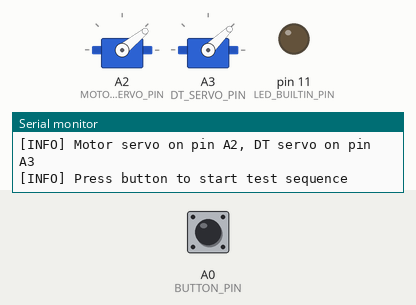
This sketch was run on a simulated Arduino Uno, built with avr-gcc and run on an emulated ATmega328P. Parts: 2 × servo, output pins drawn as LEDs (lit = HIGH), the last lines printed to the serial monitor. Inputs (shaded band) come from the test bench; at power-on: A0 (BUTTON_PIN) HIGH.

Above: at 1.3 s.
1.4 s: A0 (BUTTON_PIN) pulled LOW for 0.15 s
At 8.5 s:
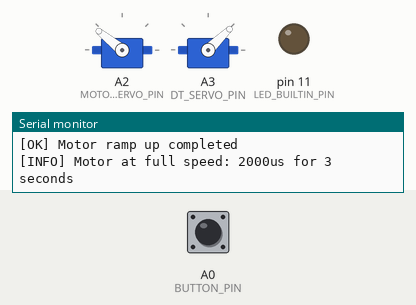
At 17.3 s:
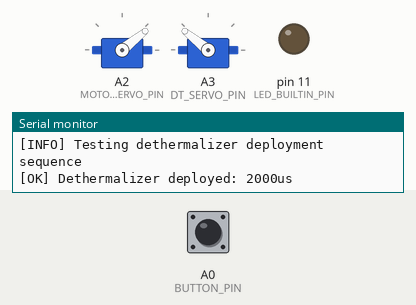
Timing chart, 0 to 32.4 s (numbered marks = the images above; inputs shaded):
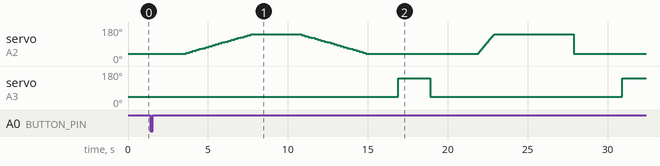

The sketch:

ServoTest.ino
```cpp
/*
 * ServoTest.ino - Servo/PWM Interface Test Application
 *
 * Tests standard Arduino Servo library with dual servo control
 * for motor ESC and dethermalizer deployment simulation.
 *
 * Hardware Requirements:
 * - Adafruit QT Py SAMD21
 * - Two servo connections (Motor ESC and Dethermalizer)
 * - Push button connected to A0 for test control
 *
 * Serial Output: 9600 baud
 *
 * Test validates:
 * - Servo library initialization and attachment
 * - PWM pulse width control (950us to 2000us range)
 * - Motor ESC speed ramp sequences
 * - Dethermalizer deployment/retract sequences
 * - Timing accuracy and servo response
 */

#include <Arduino.h>
#include <Servo.h>

// Hardware pin definitions (QtPY SAMD21 via Signal Distribution MkII)
const int MOTOR_SERVO_PIN = A2;      // Pin for motor ESC control (ESC0)
const int DT_SERVO_PIN = A3;         // Pin for dethermalizer servo (CH1)
const int BUTTON_PIN = A0;           // Push button for test control
const int LED_BUILTIN_PIN = 11;      // Onboard NeoPixel (for status)

// Servo objects
Servo motorServo;
Servo dtServo;

// Servo control parameters (matching E36-Timer values)
const int MIN_SPEED = 95;        // 95 -> 950us pulse (motor idle)
const int MAX_SPEED = 200;       // 200 -> 2000us pulse (motor full)
const int DT_RETRACT = 1000;     // 1000us pulse (dethermalizer retracted)
const int DT_DEPLOY = 2000;      // 2000us pulse (dethermalizer deployed)

// Test configuration
const unsigned long TEST_DURATION = 60000;    // 60 second test duration
const unsigned long RAMP_STEP_TIME = 200;     // 200ms per speed step
const unsigned long DT_DEPLOY_TIME = 2000;    // 2 second deploy hold
const unsigned long SEQUENCE_PAUSE = 3000;    // 3 second pause between sequences

// Test state management
enum TestPhase {
  PHASE_ANNOUNCE_MOTOR,
  PHASE_MOTOR_RAMP_UP,
  PHASE_MOTOR_FULL_SPEED,
  PHASE_MOTOR_RAMP_DOWN,
  PHASE_ANNOUNCE_DT,
  PHASE_DT_DEPLOY,
  PHASE_DT_RETRACT,
  PHASE_ANNOUNCE_COMBINED,
  PHASE_COMBINED_SEQUENCE,
  PHASE_COMPLETE
};

TestPhase currentPhase = PHASE_ANNOUNCE_MOTOR;
unsigned long phaseStartTime = 0;
unsigned long testStartTime = 0;
int phaseStep = 0;
bool phaseMessageSent = false;
bool testActive = false;
bool buttonPressed = false;

// Test statistics
int motorRampCycles = 0;
int dtDeployCycles = 0;
int combinedSequences = 0;

void setup() {
  // Initialize serial communication
  Serial.begin(9600);
  while (!Serial) {
    ; // Wait for serial port to connect
  }

  Serial.println(F("[APP] ServoTest"));

  // Report board identification
  #if defined(ADAFRUIT_QTPY_M0)
    Serial.println(F("[BOARD] Adafruit QtPY SAMD21 (QTPY_M0)"));
  #elif defined(ARDUINO_SAMD_QTPY_M0)
    Serial.println(F("[BOARD] Adafruit QtPY SAMD21 (SAMD_QTPY_M0)"));
  #elif defined(ARDUINO_ARCH_SAMD)
    Serial.println(F("[BOARD] SAMD21 Compatible Board"));
  #else
    Serial.println(F("[BOARD] Unknown Arduino Board"));
  #endif

  // Initialize button
  pinMode(BUTTON_PIN, INPUT_PULLUP);

  // Initialize status LED
  pinMode(LED_BUILTIN_PIN, OUTPUT);
  digitalWrite(LED_BUILTIN_PIN, LOW);

  // Initialize servos
  motorServo.attach(MOTOR_SERVO_PIN);
  dtServo.attach(DT_SERVO_PIN);

  // Set servos to safe initial positions
  motorServo.writeMicroseconds(MIN_SPEED * 10);  // Motor idle
  dtServo.writeMicroseconds(DT_RETRACT);         // DT retracted

  Serial.println(F("[INFO] Servo Test Application Initialized"));
  Serial.println(F("[INFO] Motor servo on pin A2, DT servo on pin A3"));
  Serial.println(F("[INFO] Press button to start test sequence"));
  Serial.println();
}

void loop() {
  // Check for button press to start test
  if (!testActive && digitalRead(BUTTON_PIN) == LOW) {
    if (!buttonPressed) {
      buttonPressed = true;
      delay(50); // Simple debounce
      startServoTest();
    }
  } else if (digitalRead(BUTTON_PIN) == HIGH) {
    buttonPressed = false;
  }

  if (!testActive) {
    return;
  }

  unsigned long currentTime = millis();

  // Check for overall test timeout
  if (currentTime - testStartTime > TEST_DURATION) {
    completeServoTest();
    return;
  }

  // Execute current test phase
  executeCurrentPhase(currentTime);

  // Small delay to prevent excessive polling
  delay(10);
}

void executeCurrentPhase(unsigned long currentTime) {
  unsigned long phaseElapsed = currentTime - phaseStartTime;

  switch (currentPhase) {
    case PHASE_ANNOUNCE_MOTOR:
      executeAnnounceMotor(phaseElapsed);
      break;

    case PHASE_MOTOR_RAMP_UP:
      executeMotorRampUp(phaseElapsed);
      break;

    case PHASE_MOTOR_FULL_SPEED:
      executeMotorFullSpeed(phaseElapsed);
      break;

    case PHASE_MOTOR_RAMP_DOWN:
      executeMotorRampDown(phaseElapsed);
      break;

    case PHASE_ANNOUNCE_DT:
      executeAnnounceDT(phaseElapsed);
      break;

    case PHASE_DT_DEPLOY:
      executeDTDeploy(phaseElapsed);
      break;

    case PHASE_DT_RETRACT:
      executeDTRetract(phaseElapsed);
      break;

    case PHASE_ANNOUNCE_COMBINED:
      executeAnnounceCombined(phaseElapsed);
      break;

    case PHASE_COMBINED_SEQUENCE:
      executeCombinedSequence(phaseElapsed);
      break;

    case PHASE_COMPLETE:
      completeServoTest();
      break;
  }
}

void executeAnnounceMotor(unsigned long phaseElapsed) {
  if (!phaseMessageSent) {
    Serial.println(F("[INFO] Testing motor ESC servo ramp sequence"));
    phaseMessageSent = true;
  }

  if (phaseElapsed >= 2000) {
    advanceToNextPhase(PHASE_MOTOR_RAMP_UP);
  }
}

void executeMotorRampUp(unsigned long phaseElapsed) {
  // Ramp motor from MIN_SPEED to MAX_SPEED in steps
  int rampSteps = (MAX_SPEED - MIN_SPEED) / 5; // 5 unit steps
  int stepIndex = phaseElapsed / RAMP_STEP_TIME;

  if (stepIndex < rampSteps) {
    int motorSpeed = MIN_SPEED + (stepIndex * 5);
    if (motorSpeed > MAX_SPEED) motorSpeed = MAX_SPEED;

    if (phaseStep != stepIndex) {
      motorServo.writeMicroseconds(motorSpeed * 10);
      Serial.print(F("[OK] Motor speed: "));
      Serial.print(motorSpeed);
      Serial.print(F(" ("));
      Serial.print(motorSpeed * 10);
      Serial.println(F("us)"));
      phaseStep = stepIndex;
    }
  } else {
    Serial.println(F("[OK] Motor ramp up completed"));
    advanceToNextPhase(PHASE_MOTOR_FULL_SPEED);
  }
}

void executeMotorFullSpeed(unsigned long phaseElapsed) {
  if (!phaseMessageSent) {
    motorServo.writeMicroseconds(MAX_SPEED * 10);
    Serial.print(F("[INFO] Motor at full speed: "));
    Serial.print(MAX_SPEED * 10);
    Serial.println(F("us for 3 seconds"));
    phaseMessageSent = true;
  }

  if (phaseElapsed >= 3000) {
    advanceToNextPhase(PHASE_MOTOR_RAMP_DOWN);
  }
}

void executeMotorRampDown(unsigned long phaseElapsed) {
  // Ramp motor from MAX_SPEED back to MIN_SPEED
  int rampSteps = (MAX_SPEED - MIN_SPEED) / 5; // 5 unit steps
  int stepIndex = phaseElapsed / RAMP_STEP_TIME;

  if (stepIndex < rampSteps) {
    int motorSpeed = MAX_SPEED - (stepIndex * 5);
    if (motorSpeed < MIN_SPEED) motorSpeed = MIN_SPEED;

    if (phaseStep != stepIndex) {
      motorServo.writeMicroseconds(motorSpeed * 10);
      Serial.print(F("[OK] Motor speed: "));
      Serial.print(motorSpeed);
      Serial.print(F(" ("));
      Serial.print(motorSpeed * 10);
      Serial.println(F("us)"));
      phaseStep = stepIndex;
    }
  } else {
    motorServo.writeMicroseconds(MIN_SPEED * 10);
    Serial.println(F("[OK] Motor ramp down completed - motor idle"));
    motorRampCycles++;
    advanceToNextPhase(PHASE_ANNOUNCE_DT);
  }
}

void executeAnnounceDT(unsigned long phaseElapsed) {
  if (!phaseMessageSent) {
    Serial.println(F("[INFO] Testing dethermalizer deployment sequence"));
    phaseMessageSent = true;
  }

  if (phaseElapsed >= 2000) {
    advanceToNextPhase(PHASE_DT_DEPLOY);
  }
}

void executeDTDeploy(unsigned long phaseElapsed) {
  if (!phaseMessageSent) {
    dtServo.writeMicroseconds(DT_DEPLOY);
    Serial.print(F("[OK] Dethermalizer deployed: "));
    Serial.print(DT_DEPLOY);
    Serial.println(F("us"));
    phaseMessageSent = true;
  }

  if (phaseElapsed >= DT_DEPLOY_TIME) {
    advanceToNextPhase(PHASE_DT_RETRACT);
  }
}

void executeDTRetract(unsigned long phaseElapsed) {
  if (!phaseMessageSent) {
    dtServo.writeMicroseconds(DT_RETRACT);
    Serial.print(F("[OK] Dethermalizer retracted: "));
    Serial.print(DT_RETRACT);
    Serial.println(F("us"));
    dtDeployCycles++;
    phaseMessageSent = true;
  }

  if (phaseElapsed >= 1000) {
    advanceToNextPhase(PHASE_ANNOUNCE_COMBINED);
  }
}

void executeAnnounceCombined(unsigned long phaseElapsed) {
  if (!phaseMessageSent) {
    Serial.println(F("[INFO] Testing combined flight sequence simulation"));
    phaseMessageSent = true;
  }

  if (phaseElapsed >= 2000) {
    advanceToNextPhase(PHASE_COMBINED_SEQUENCE);
  }
}

void executeCombinedSequence(unsigned long phaseElapsed) {
  // Simulate E36 flight sequence: motor ramp, run, stop, then DT deploy
  const unsigned long MOTOR_RAMP_TIME = 1000;    // 1 second ramp
  const unsigned long MOTOR_RUN_TIME = 5000;     // 5 second run
  const unsigned long GLIDE_TIME = 3000;         // 3 second glide
  const unsigned long DT_TIME = 2000;            // 2 second DT deploy

  if (phaseElapsed < MOTOR_RAMP_TIME) {
    // Motor ramp phase
    int motorSpeed = MIN_SPEED + ((phaseElapsed * (MAX_SPEED - MIN_SPEED)) / MOTOR_RAMP_TIME);
    if (motorSpeed > MAX_SPEED) motorSpeed = MAX_SPEED;

    motorServo.writeMicroseconds(motorSpeed * 10);

    if (phaseStep == 0) {
      Serial.println(F("[INFO] Combined sequence: Motor ramping"));
      phaseStep = 1;
    }
  }
  else if (phaseElapsed < MOTOR_RAMP_TIME + MOTOR_RUN_TIME) {
    // Motor run phase
    motorServo.writeMicroseconds(MAX_SPEED * 10);

    if (phaseStep == 1) {
      Serial.println(F("[INFO] Combined sequence: Motor at full speed"));
      phaseStep = 2;
    }
  }
  else if (phaseElapsed < MOTOR_RAMP_TIME + MOTOR_RUN_TIME + GLIDE_TIME) {
    // Glide phase
    motorServo.writeMicroseconds(MIN_SPEED * 10);

    if (phaseStep == 2) {
      Serial.println(F("[INFO] Combined sequence: Motor off - gliding"));
      phaseStep = 3;
    }
  }
  else if (phaseElapsed < MOTOR_RAMP_TIME + MOTOR_RUN_TIME + GLIDE_TIME + DT_TIME) {
    // DT deploy phase
    dtServo.writeMicroseconds(DT_DEPLOY);

    if (phaseStep == 3) {
      Serial.println(F("[INFO] Combined sequence: Dethermalizer deployed"));
      phaseStep = 4;
    }
  }
  else {
    // Sequence complete
    dtServo.writeMicroseconds(DT_RETRACT);

    if (phaseStep == 4) {
      Serial.println(F("[OK] Combined flight sequence completed"));
      combinedSequences++;
      phaseStep = 5;
    }

    advanceToNextPhase(PHASE_COMPLETE);
  }
}

void advanceToNextPhase(TestPhase nextPhase) {
  currentPhase = nextPhase;
  phaseStartTime = millis();
  phaseStep = 0;
  phaseMessageSent = false;
}

void startServoTest() {
  testStartTime = millis();
  testActive = true;
  motorRampCycles = 0;
  dtDeployCycles = 0;
  combinedSequences = 0;
  advanceToNextPhase(PHASE_ANNOUNCE_MOTOR);

  Serial.println(F("[INFO] Servo Test Starting"));
  Serial.println(F("[INFO] Testing motor ESC and dethermalizer servos"));
  Serial.print(F("[INFO] Test will run for "));
  Serial.print(TEST_DURATION / 1000);
  Serial.println(F(" seconds"));
  Serial.println();
}

void completeServoTest() {
  testActive = false;

  // Set servos to safe positions
  motorServo.writeMicroseconds(MIN_SPEED * 10);
  dtServo.writeMicroseconds(DT_RETRACT);

  Serial.println();
  Serial.println(F("[INFO] Servo Test Complete - verify output"));
  Serial.print(F("[INFO] Sequences executed: "));
  Serial.print(motorRampCycles);
  Serial.print(F(" motor ramps, "));
  Serial.print(dtDeployCycles);
  Serial.print(F(" DT deployments, "));
  Serial.print(combinedSequences);
  Serial.println(F(" combined sequences"));
  Serial.println(F("[INFO] PWM range tested: 950us to 2000us"));
  Serial.println(F("[INFO] Servo response: User visual verification required"));

  // Flash status LED to indicate completion
  for (int i = 0; i < 3; i++) {
    digitalWrite(LED_BUILTIN_PIN, HIGH);
    delay(200);
    digitalWrite(LED_BUILTIN_PIN, LOW);
    delay(200);
  }
}
```
